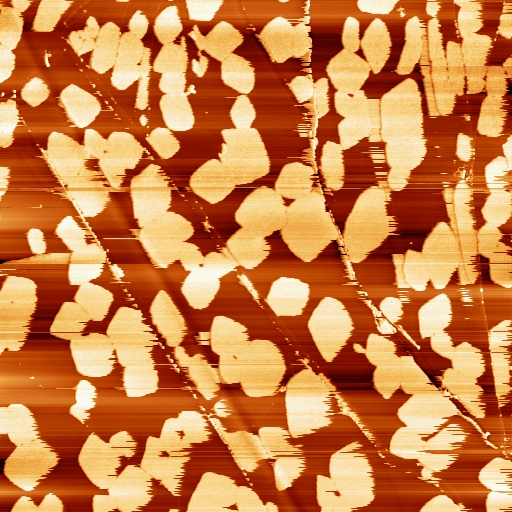
#> input picture Image dataset/14_phase.jpg, 512 x 512 px, found by its file name
$ jupyter execute --allow-errors Expand_segmentation_labels_without_overlap.ipynb
#> lines starting #> are read from the running program, lines starting #| are printed output that depends on the picture
[cell 1]
import matplotlib.pyplot as plt
import numpy as np
from skimage import io, color
from skimage.filters import sobel
from skimage.measure import label
from skimage.segmentation import expand_labels, watershed
from skimage.color import label2rgb

# Function to process and display the segmentation
def process_image(image_path):
    # Load the image from the given path
#> called with image_path = '/content/14_phase.jpg'
    img = io.imread(image_path)
#> img is the input picture: shape (512, 512, 3); mean R, G, B 203.4, 128, 71.6

    # Convert the image to grayscale if it is not already
    if len(img.shape) == 3:
        img = color.rgb2gray(img)
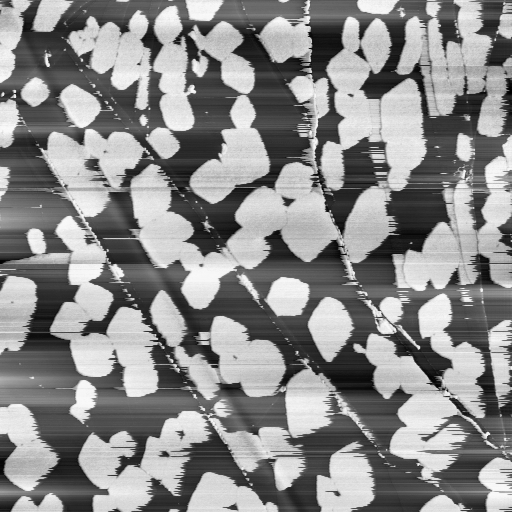
#> img: shape (512, 512) float64; min 0, max 0.983, mean 0.549

    # Apply Sobel edge detection
    edges = sobel(img)
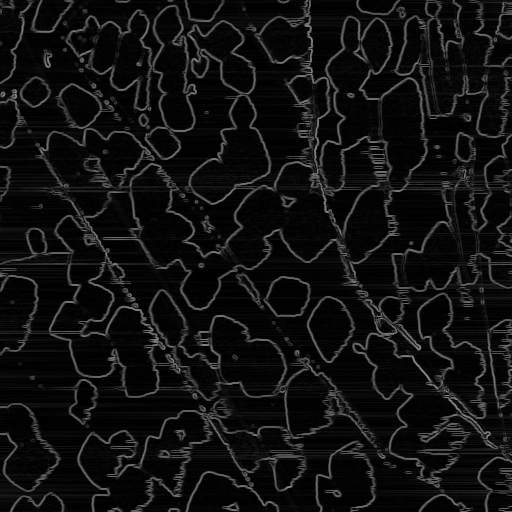
#> edges: shape (512, 512) float64; min 0, max 0.583, mean 0.0667

    # Initialize markers for watershed
    markers = np.zeros_like(img)
    foreground, background = 1, 2
    markers[img < 0.3] = background  # Adjust the threshold as needed
    markers[img > 0.7] = foreground  # Adjust the threshold as needed

    # Apply watershed segmentation
    ws = watershed(edges, markers)
    seg1 = label(ws == foreground)

    # Expand the labeled regions
    expanded = expand_labels(seg1, distance=10)

    # Display results
    fig, axes = plt.subplots(nrows=1, ncols=3, figsize=(12, 6), sharex=True, sharey=True)

    axes[0].imshow(img, cmap="Greys_r")
    axes[0].set_title("Original")

    color1 = label2rgb(seg1, image=img, bg_label=0)
    axes[1].imshow(color1)
    axes[1].set_title("Sobel+Watershed")

    color2 = label2rgb(expanded, image=img, bg_label=0)
    axes[2].imshow(color2)
    axes[2].set_title("Expanded labels")

    for a in axes:
        a.axis("off")

    fig.tight_layout()
    plt.show()

# Example usage: Replace 'path_to_your_image.jpg' with the path to your image
image_path = '/content/14_phase.jpg'  # Update this path
#> (the rest of this cell did not finish here and is left out)

[cell 2]
import matplotlib.pyplot as plt
import numpy as np
from skimage import io, color
from skimage.filters import sobel
from skimage.measure import label
from skimage.segmentation import expand_labels, watershed
from skimage.color import label2rgb

# Function to process and display the segmentation
def process_image(image_path):
    # Load the image from the given path
#> called with image_path = '/content/11_phase.jpg'
    img = io.imread(image_path)
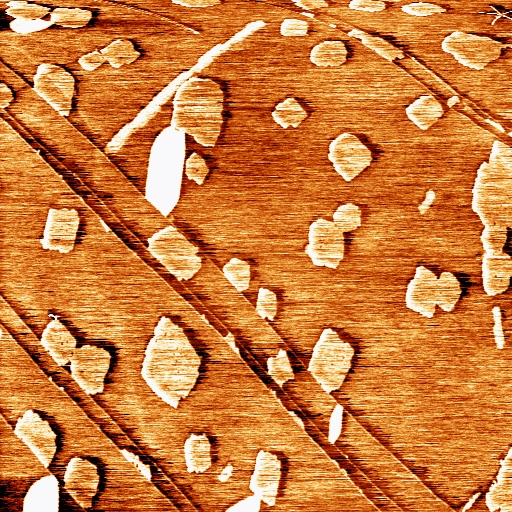
#> input picture Image dataset/11_phase.jpg, 512 x 512 px, found by its file name
#> img is the input picture: shape (512, 512, 3); mean R, G, B 204.1, 123.7, 59.7

    # Convert the image to grayscale if it is not already
    if len(img.shape) == 3:
        img = color.rgb2gray(img)
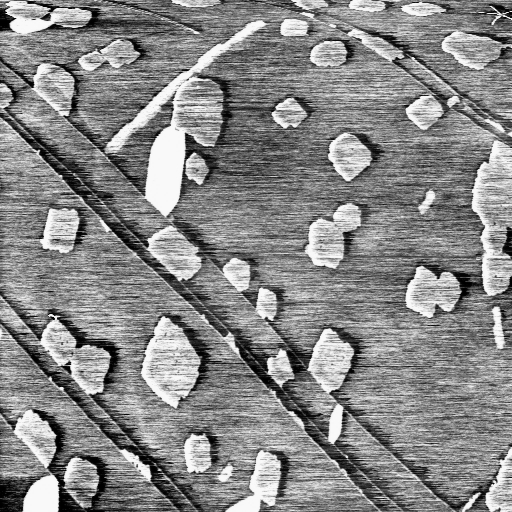
#> img: shape (512, 512) float64; min 0, max 0.983, mean 0.534

    # Apply Sobel edge detection
    edges = sobel(img)
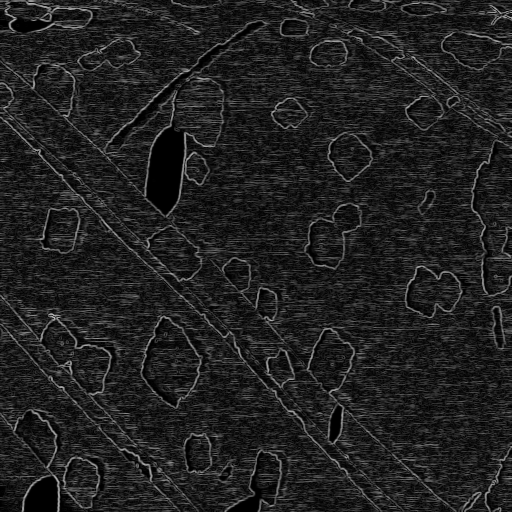
#> edges: shape (512, 512) float64; min 0, max 0.726, mean 0.128

    # Initialize markers for watershed
    markers = np.zeros_like(img)
    foreground, background = 1, 2
    markers[img < 0.3] = background  # Adjust the threshold as needed
    markers[img > 0.7] = foreground  # Adjust the threshold as needed

    # Apply watershed segmentation
    ws = watershed(edges, markers)
    seg1 = label(ws == foreground)

    # Expand the labeled regions
    expanded = expand_labels(seg1, distance=1)

    # Display results
    fig, axes = plt.subplots(nrows=1, ncols=3, figsize=(12, 6), sharex=True, sharey=True)

    axes[0].imshow(img, cmap="Greys_r")
    axes[0].set_title("Original")

    color1 = label2rgb(seg1, image=img, bg_label=0)
    axes[1].imshow(color1)
    axes[1].set_title("Sobel+Watershed")

    color2 = label2rgb(expanded, image=img, bg_label=0)
    axes[2].imshow(color2)
    axes[2].set_title("Expanded labels")

    for a in axes:
        a.axis("off")

    fig.tight_layout()
    plt.show()

# Example usage: Replace 'path_to_your_image.jpg' with the path to your image
image_path = '/content/11_phase.jpg'  # Update this path
#> (the rest of this cell did not finish here and is left out)
